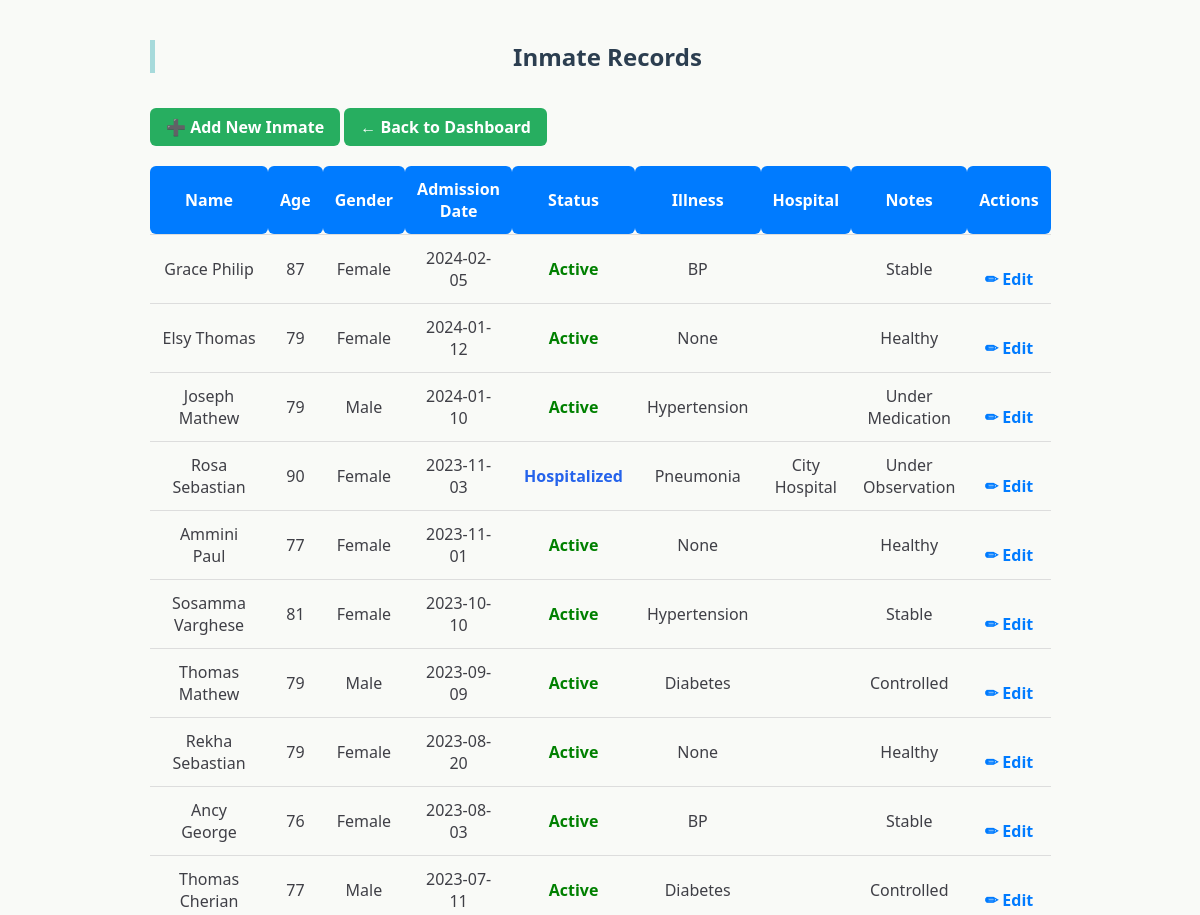
The page /admin/inmates (signed in, upper part) on the database as committed earlier.
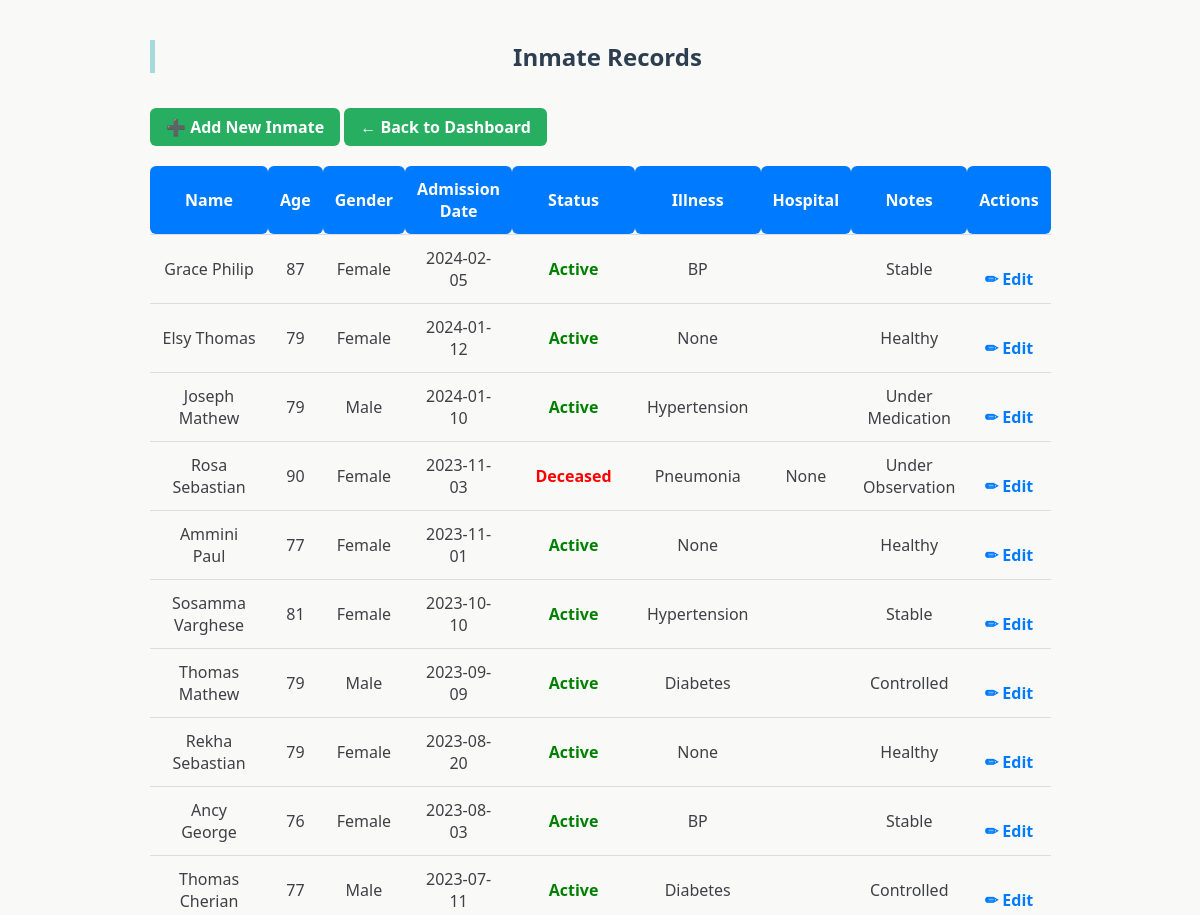
The same page on the database as committed later.
### tables this page shows
CREATE TABLE inmates(
        id INTEGER PRIMARY KEY AUTOINCREMENT,
        name TEXT,
        age INTEGER,
        gender TEXT,
        admission_date TEXT,
        status TEXT,
        illness TEXT,
        hospital_details TEXT,
        notes TEXT,
        date_of_death TEXT,
        previous_status TEXT,
        status_updated_date TEXT
    );

### app.py (the view)
@app.route("/admin/inmates")
def view_inmates():
    if "admin" not in session:
        return redirect("/")
    db = get_db()
    inmates = db.execute(
        "SELECT * FROM inmates ORDER BY admission_date DESC"
    ).fetchall()
    return render_template("inmates.html", inmates=inmates)

### app.py (called while the page is built)
def get_db():
    conn = sqlite3.connect(DB)
    conn.row_factory = sqlite3.Row
    return conn

### templates/inmates.html (shortened to what this page needs)
<!DOCTYPE html>
<html>
<head>
    <link rel="stylesheet" href="{{ url_for('static', filename='style.css') }}">
</head>
<body>
<div class="container">
    <h2>Inmate Records</h2>
    <div style="margin-bottom:20px;">
        <a href="/admin/inmates/add" class="back-btn">➕ Add New Inmate</a>
        <a href="/admin" class="back-btn">← Back to Dashboard</a>
    </div>
    <table class="inmate-table">
        <thead>
            <tr>
                <th>Name</th>
                <th>Age</th>
                <th>Gender</th>
                <th>Admission Date</th>
                <th>Status</th>
                <th>Illness</th>
                <th>Hospital</th>
                <th>Notes</th>
                <th>Actions</th>
            </tr>
        </thead>
        <tbody>
        {% for inmate in inmates %}
            <tr>
                <td>{{ inmate['name'] }}</td>
                <td>{{ inmate['age'] }}</td>
                <td>{{ inmate['gender'] }}</td>
                <td>{{ inmate['admission_date'] }}</td>
                <td>
                    {% if inmate['status'] == 'Active' %}
                        <span style="color:green; font-weight:600;">Active</span>
                    {% elif inmate['status'] == 'Discharged' %}
                        <span style="color:orange; font-weight:600;">Discharged</span>
                    {% elif inmate['status'] == 'Hospitalized' %}
                        <span style="color:#2563eb; font-weight:600;">Hospitalized</span>
                    {% else %}
                        <span style="color:red; font-weight:600;">Deceased</span>
                    {% endif %}
                </td>
                <td>{{ inmate['illness'] }}</td>
                <td>{{ inmate['hospital_details'] }}</td>
                <td>{{ inmate['notes'] }}</td>
                <td>
                    <a href="/admin/edit-inmate/{{ inmate['id'] }}" class="edit-btn">
                        ✏ Edit
                    </a>
                </td>
            </tr>
        {% endfor %}
        </tbody>
    </table>
</div>
</body>
</html>

Rows that differ between the two databases and show on the page:
changed inmates "Rosa Sebastian": hospital_details "City Hospital" → "None"; status "Hospitalized" → "Deceased"
